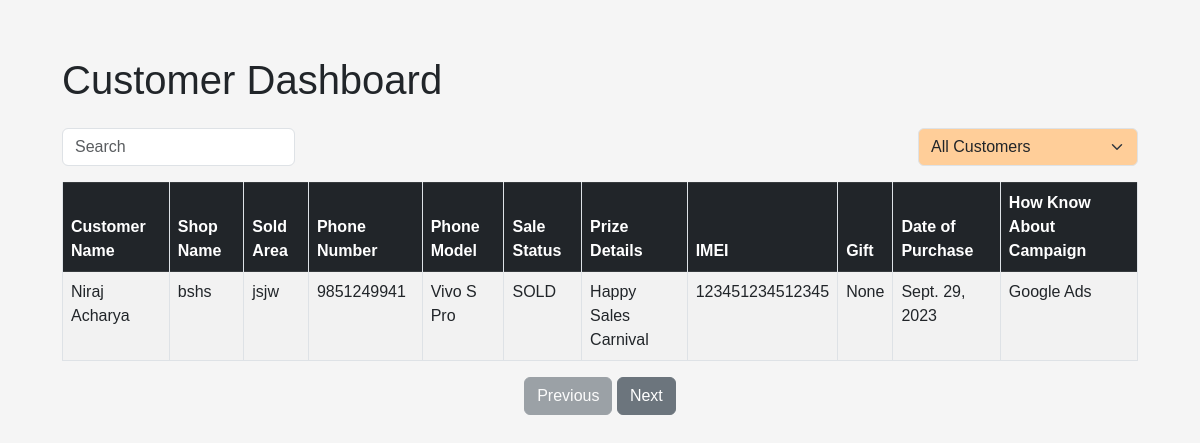
The app's page /customer-dashboard/, older data.
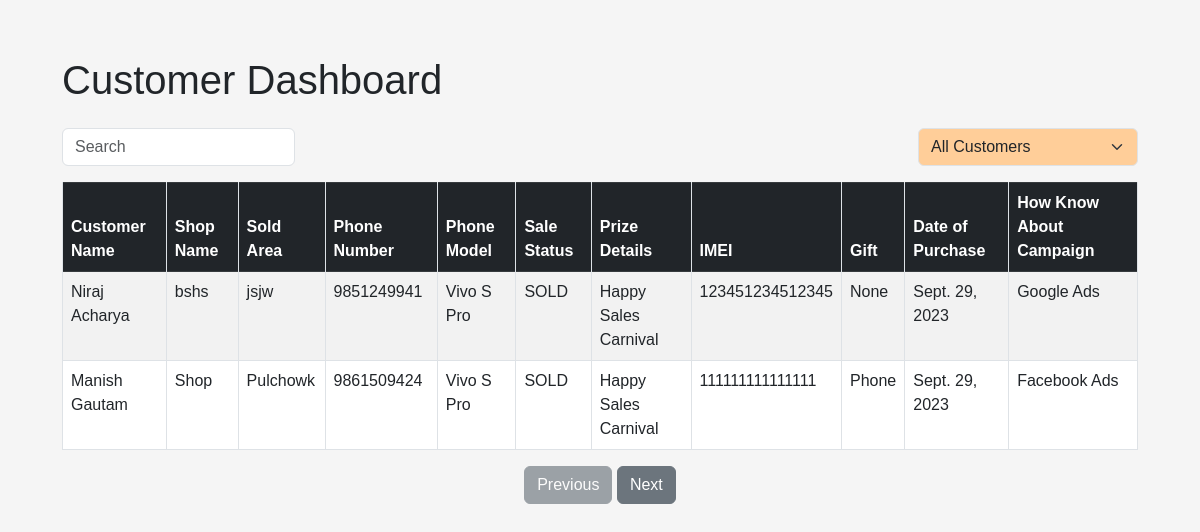
The same page, newer data.
### gifts/models.py (models this page shows, shortened)
class Customer(models.Model):
    CAMPAIGN_CHOICES = [
        ("Facebook Ads", "Facebook Ads"),
        ("Reatil Shop", "Reatil Shop"),
        ("Google Ads", "Google Ads"),
        ("Others", "Others"),
    ]
    customer_name = models.CharField(max_length=400)
    shop_name = models.TextField()
    sold_area = models.CharField(max_length=800)
    phone_number = models.CharField(max_length=400)
    phone_model = models.ForeignKey(MobilePhone, on_delete=models.CASCADE)
    sale_status = models.CharField(max_length=400, default="SOLD")
    prize_details = models.CharField(
        max_length=900, default="Happy Sales Carnival")
    gift = models.ForeignKey(Gift, on_delete=models.CASCADE, null=True)
    imei = models.CharField(max_length=400)
    date_of_purchase = models.DateField(auto_now_add=True, auto_now=False)
    how_know_about_campaign = models.CharField(
        max_length=800, choices=CAMPAIGN_CHOICES)
    recharge_card = models.ForeignKey(RechargeCard, on_delete=models.CASCADE,null=True)
    class Meta:
        ordering = ("-date_of_purchase",)

class MobilePhone(models.Model):
    phone_model = models.CharField(max_length=400)
    phone_image = models.ImageField()
    phone_price = models.IntegerField()
    def __str__(self):
        return self.phone_model

class Gift(models.Model):
    name = models.CharField(max_length=400)
    image_url = models.FileField()
    def __str__(self):
        return self.name

### gifts/views.py (the view)
# urls.py: path('customer-dashboard/', customer_dashboard, name='customer_dashboard'),
def customer_dashboard(request):
    customers = Customer.objects.all()
    customers_with_gifts = Customer.objects.filter(gift__isnull=False)
    customers_without_gifts = Customer.objects.filter(gift__isnull=True)
    context = {
        'customers': customers,
        'customers_with_gifts': customers_with_gifts,
        'customers_without_gifts': customers_without_gifts,
    }
    return render(request, 'customer_dashboard.html', context)

### gifts/templates/customer_dashboard.html (shortened to what this page needs)
{% load static %}
<!DOCTYPE html>
<html lang="en">
<head>
    <link rel="stylesheet" href="https://cdn.jsdelivr.net/npm/bootstrap@5.3.0/dist/css/bootstrap.min.css">
    <link rel="stylesheet" href="{% static 'dashboard.css' %}">
</head>
<body>
    <div class="container mt-4">
        <h1 class="mb-4">Customer Dashboard</h1>
        <div class="d-flex justify-content-between align-items-center mb-3">
            <div class="form-group mb-0">
                <input type="text" id="searchInput" class="form-control" placeholder="Search">
            </div>
            <div class="form-group mb-0">
                <select class="form-select filterSelect" id="giftFilter" style="background-color:#ffce99;">
                    <option value="">All Customers</option>
                </select>
            </div>
        </div>
        <table class="table table-striped table-bordered">
            <thead class="table-dark">
                <tr>
                    <th>Customer Name</th>
                    <th>Shop Name</th>
                    <th>Sold Area</th>
                    <th>Phone Number</th>
                    <th>Phone Model</th>
                    <th>Sale Status</th>
                    <th>Prize Details</th>
                    <th>IMEI</th>
                    <th>Gift</th>
                    <th>Date of Purchase</th>
                    <th>How Know About Campaign</th>
                </tr>
            </thead>
            <tbody>
                {% for customer in customers %}
                <tr class="customer-row {% if customer.gift %}customers-with-gift{% else %}customers-no-gift{% endif %}">
                    <td>{{ customer.customer_name }}</td>
                    <td>{{ customer.shop_name }}</td>
                    <td>{{ customer.sold_area }}</td>
                    <td>{{ customer.phone_number }}</td>
                    <td>{{ customer.phone_model }}</td>
                    <td>{{ customer.sale_status }}</td>
                    <td>{{ customer.prize_details }}</td>
                    <td>{{ customer.imei }}</td>
                    <td>{{ customer.gift }}</td>
                    <td>{{ customer.date_of_purchase }}</td>
                    <td>{{ customer.how_know_about_campaign }}</td>
                </tr>
                {% endfor %}
            </tbody>
        </table>
        <div class="text-center">
            <button class="btn btn-secondary mr-2" id="prevBtn">Previous</button>
            <button class="btn btn-secondary" id="nextBtn">Next</button>
        </div>
    </div>
</body>
</html>

### gifts/static/dashboard.css (style rules this page uses)
body { font-family: Arial, sans-serif; background-color: #f5f5f5; }
.container { padding: 2rem; }
table { width: 100%; border-collapse: collapse; margin-bottom: 2rem; }
th, td { padding: 0.75rem; border: 1px solid #dee2e6; }
th { background-color: #f8f9fa; font-weight: bold; }
tr:nth-child(even) { background-color: #f2f2f2; }
.text-center { text-align: center; margin-top: 1rem; }

Row changes from the older to the newer data that the page shows:
added Customer: customer_name "Manish Gautam", shop_name "Shop", sold_area "Pulchowk", phone_number "9861509424", phone_model "Vivo S Pro", sale_status "SOLD", prize_details "Happy Sales Carnival", imei "111111111111111", gift "Phone", date_of_purchase "Sept. 29, 2023", how_know_about_campaign "Facebook Ads"
